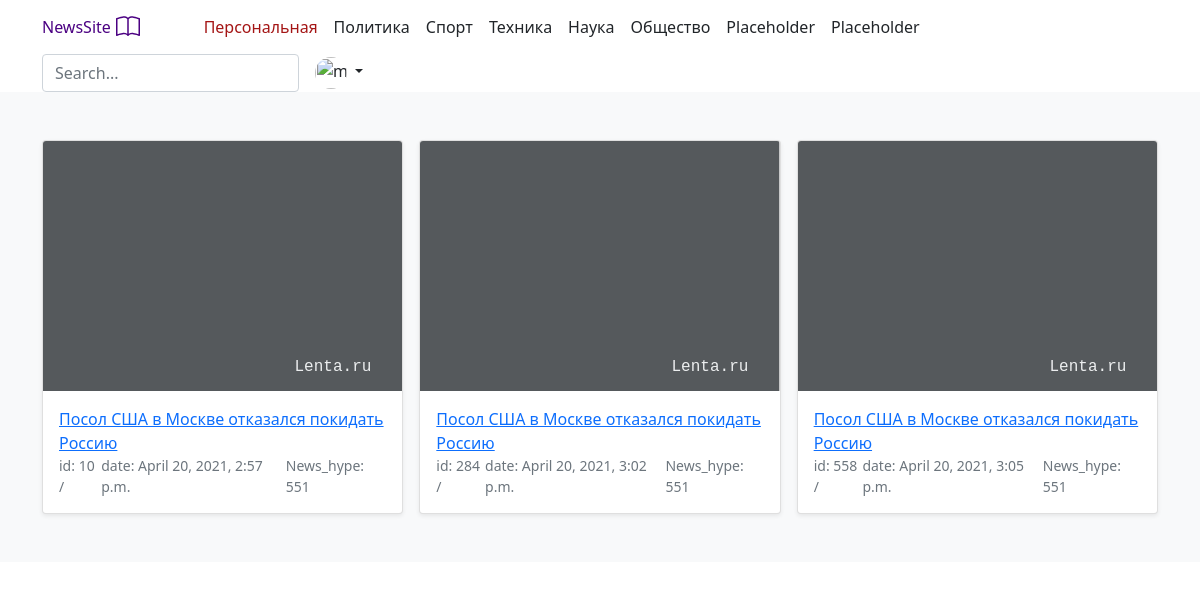
The page /news_site/news7/ on the database as committed earlier.
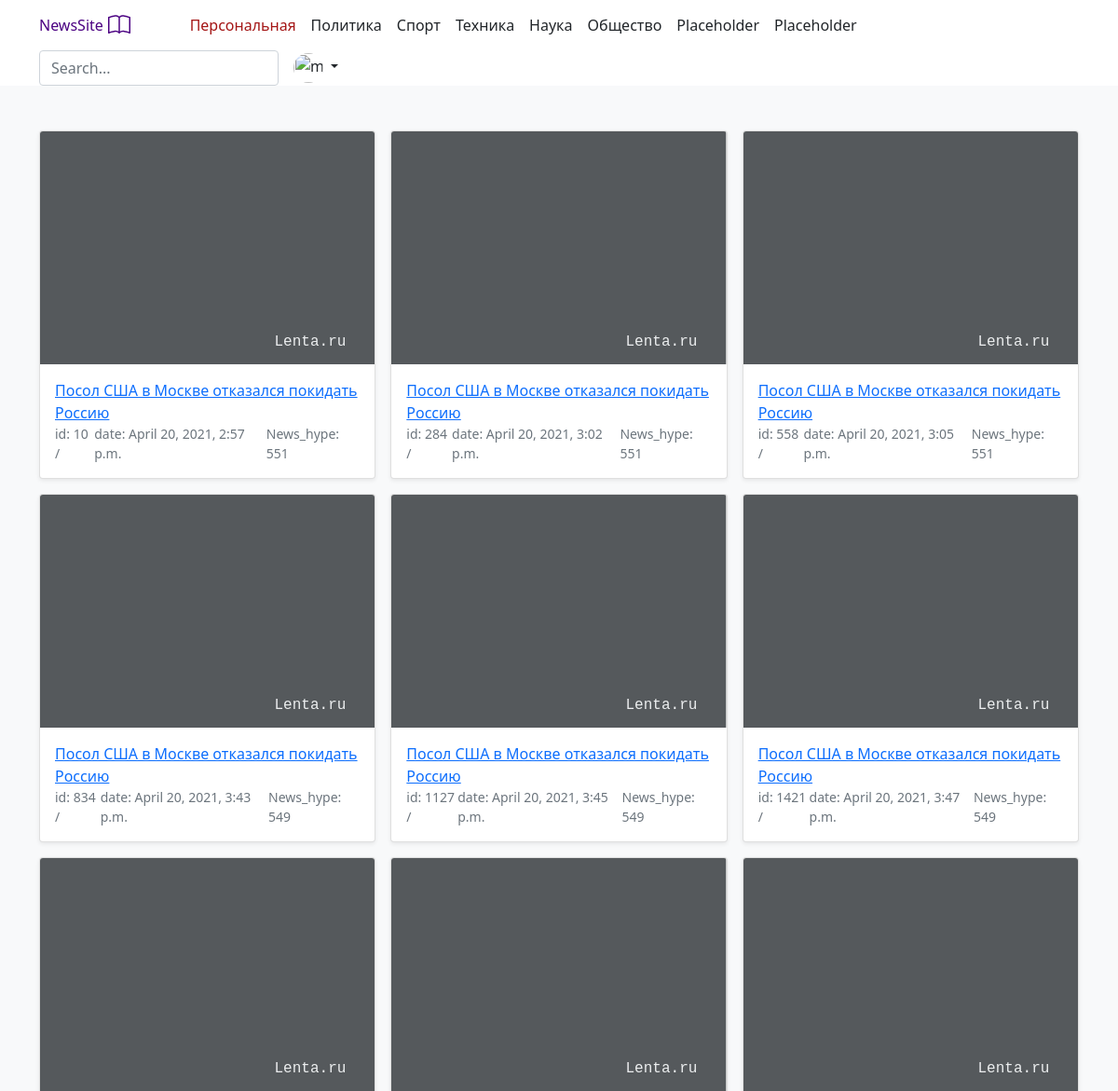
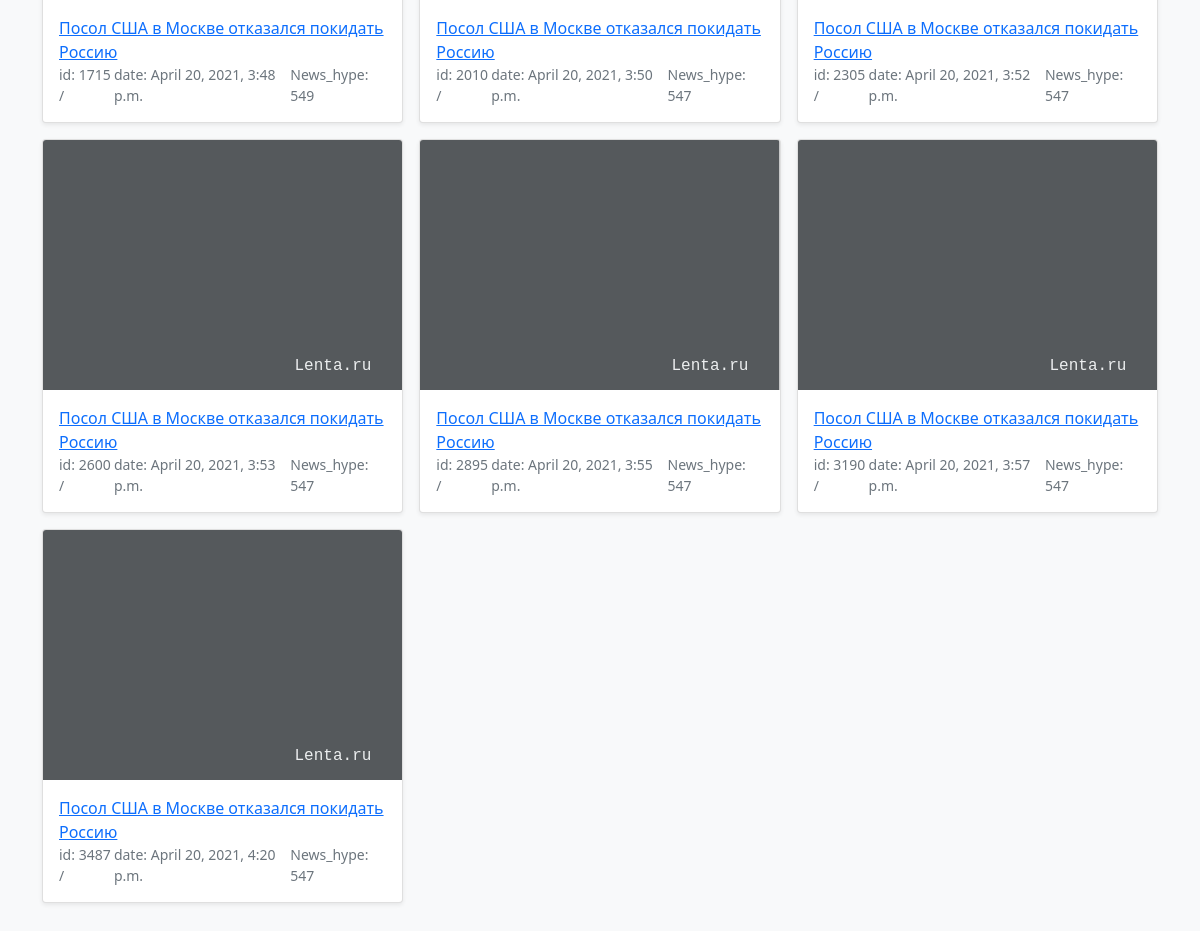
The same page on the database as committed later (2 pictures, top to bottom).
### news_site/models.py (models this page shows, shortened)
class News(models.Model):
    id = models.AutoField(auto_created=True, primary_key=True, serialize=False, verbose_name='ID')
    news_text = models.CharField(max_length=200, blank=True, null=True)
    news_url = models.CharField(max_length=200, blank=True, null=True)
    news_hype_rate = models.PositiveSmallIntegerField(blank=True, null=True)
    pub_date = models.DateTimeField(auto_now_add=True, blank=True, null=True)

### news_site/views.py (the view)
# urls.py: path('news7/', views.News7.as_view(), name='News7'),
class News7(generic.ListView):
    news = News
    def get(self, request):
        num_visits7 = request.session.get('num_visits7', 0)
        request.session['num_visits7'] = num_visits7 + 1
        news_list = News.objects.filter(news_hype_rate__gt=500)
        return render(
            request,
            'news_site/news_list.html',
            {'object_list': news_list},
        )

### news_site/templates/news_site/news_list.html (shortened to what this page needs)
{% extends "base.html" %}
{% block content %}
<main>
<div class="album py-5 bg-light">
    <div class="container">
      <div class="row row-cols-1 row-cols-sm-2 row-cols-md-3 g-3">
        {% if object_list %}
          {% for news in object_list %}
            <div class="col">
              <div class="card shadow-sm">
                <svg class="bd-placeholder-img card-img-top" width="100%" height="250" xmlns="http://www.w3.org/2000/svg" role="img" preserveAspectRatio="xMidYMid slice" focusable="false">
                  <text dx="70%" y="90%" fill="#eceeef" dy=".3em" class="example">Lenta.ru</text>
                </svg>
                <div class="card-body">
                  <a class="card-text" href="{{ news.news_url }}"> {{ news.news_text }}</a>
                  <div class="d-flex justify-content-between align-items-center">
                    <div class="btn-group">
                      <small class="text-muted">id: {{ news.id }}  /  </small>
                      <small class="text-muted"> date: {{ news.pub_date }}</small>
                    </div>
                    <small class="text-muted">News_hype: {{ news.news_hype_rate }}</small>
                  </div>
                </div>
              </div>
            </div>
          {% endfor %}
        {% else %}
          <p>There are no news.</p>
        {% endif %}
      </div>
    </div>
</div>
{% endblock %}

### news_site/templates/base.html (shortened to what this page needs)
{% load static %}
<head class="p-3 mb-3 border-bottom">
  <link href="https://cdn.jsdelivr.net/npm/bootstrap@5.0.0-beta3/dist/css/bootstrap.min.css" rel="stylesheet">
  <link rel="stylesheet" href="{% static 'css/style.css' %}">
  <div class="container">
    <div class="d-flex flex-wrap align-items-center justify-content-center justify-content-lg-start">
      <a href="/" class="d-flex align-items-center mb-2 mb-lg-0 text-dark text-decoration-none">
        <p class="logo-site-name">NewsSite </p>
      </a>
      <ul class="nav col-12 col-lg-auto me-lg-auto mb-2 justify-content-center mb-md-0 myclass">
        <li><a href="{% url 'NewsIndividual' %}" class="nav-link px-2 link-secondary Individual-lenta">Персональная</a></li>
        <li><a href="{% url 'News1' %}" class="nav-link px-2 link-dark">Политика</a></li>
        <li><a href="{% url 'News2' %}" class="nav-link px-2 link-dark">Спорт</a></li>
        <li><a href="{% url 'News3' %}" class="nav-link px-2 link-dark">Техника</a></li>
        <li><a href="{% url 'News4' %}" class="nav-link px-2 link-dark">Наука</a></li>
        <li><a href="{% url 'News5' %}" class="nav-link px-2 link-dark">Общество</a></li>
        <li><a href="{% url 'News6' %}" class="nav-link px-2 link-dark">Placeholder</a></li>
        <li><a href="{% url 'News7' %}" class="nav-link px-2 link-dark">Placeholder</a></li>
      </ul>
      <form class="col-12 col-lg-auto mb-3 mb-lg-0 me-lg-3">
        <input type="search" class="form-control" placeholder="Search...">
      </form>
      <div class="dropdown text-end">
        <a href="#" class="d-block link-dark text-decoration-none dropdown-toggle" id="dropdownUser1" data-bs-toggle="dropdown" aria-expanded="false">
          <img src="https://i.imgur.com/elzSLNB.jpg" alt="mdo" width="32" height="32" class="rounded-circle">
        </a>
      </div>
    </div>
  </div>
</head>
{% block content %}
{% endblock %}

### news_site/static/css/style.css (style rules this page uses)
.myclass { padding-left: 5%; }
.logo-site-logo { color: indigo; margin-bottom: 15px; margin-top: 15px; }
.logo-site-name { color: indigo; margin-right: 5px; margin-bottom: 15px; margin-top: 15px; }
.Individual-lenta { color: #a41515; }

### news_site/templates/news_site/news_list.html (style rules this page uses)
.example { font-family: "Courier New", Courier, monospace; white-space: pre; }

Rows that differ between the two databases and show on the page:
added News: news_text "Посол США в Москве отказался покидать Россию", id "834", pub_date "April 20, 2021, 3:43 p.m.", news_hype_rate "549"
added News: news_text "Посол США в Москве отказался покидать Россию", id "1127", pub_date "April 20, 2021, 3:45 p.m.", news_hype_rate "549"
added News: news_text "Посол США в Москве отказался покидать Россию", id "1421", pub_date "April 20, 2021, 3:47 p.m.", news_hype_rate "549"
added News: news_text "Посол США в Москве отказался покидать Россию", id "1715", pub_date "April 20, 2021, 3:48 p.m.", news_hype_rate "549"
added News: news_text "Посол США в Москве отказался покидать Россию", id "2010", pub_date "April 20, 2021, 3:50 p.m.", news_hype_rate "547"
added News: news_text "Посол США в Москве отказался покидать Россию", id "2305", pub_date "April 20, 2021, 3:52 p.m.", news_hype_rate "547"
added News: news_text "Посол США в Москве отказался покидать Россию", id "2600", pub_date "April 20, 2021, 3:53 p.m.", news_hype_rate "547"
added News: news_text "Посол США в Москве отказался покидать Россию", id "2895", pub_date "April 20, 2021, 3:55 p.m.", news_hype_rate "547"
added News: news_text "Посол США в Москве отказался покидать Россию", id "3190", pub_date "April 20, 2021, 3:57 p.m.", news_hype_rate "547"
added News: news_text "Посол США в Москве отказался покидать Россию", id "3487", pub_date "April 20, 2021, 4:20 p.m.", news_hype_rate "547"
